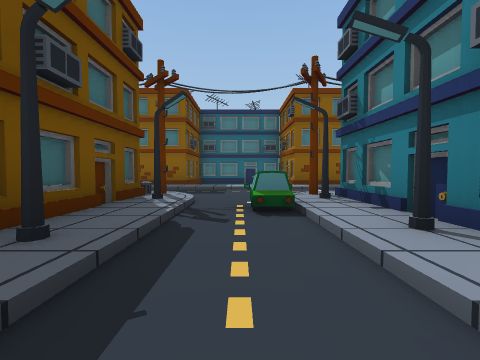
view 1 (above)

17 first-person views from a walk through a Unity game level. The camera is 1.3 m above the floor, tilts 2° down and sees 90° across. The floor is counted in squares, 2.6 m on a side. Each view is taken from the middle of a square. On the plan, view 1 faces up. The plan holds only what a view shows up to about 9 squares ahead; the rest is blank. The place goes on beyond the plan. The player is left out.

view 2
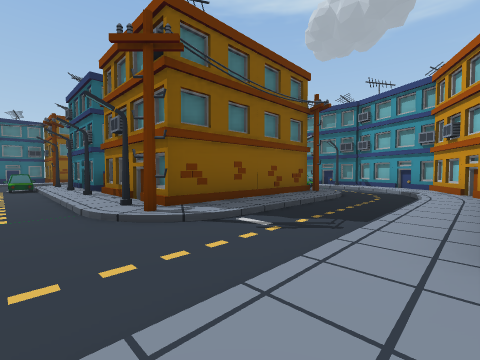

view 3
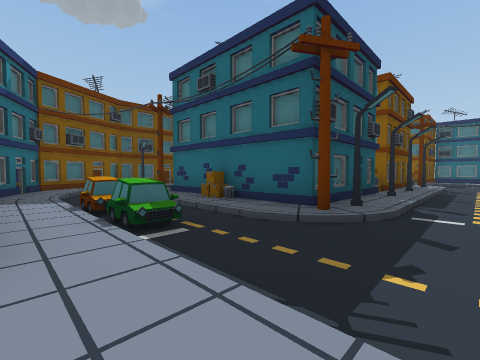

view 4
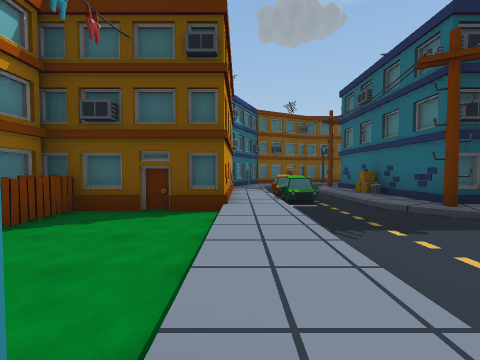

view 5
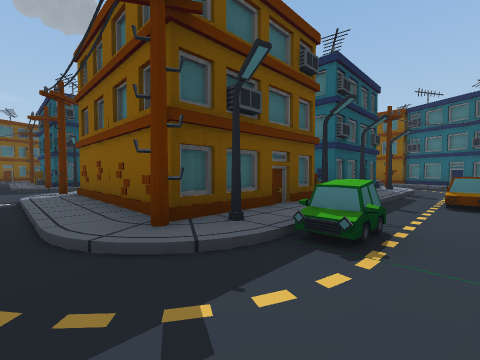

view 6
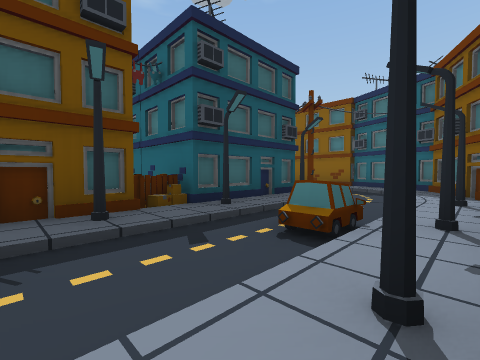

view 7
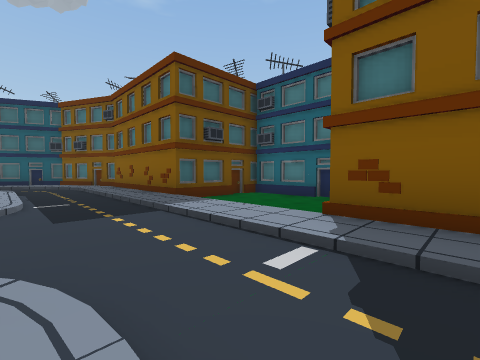

view 8
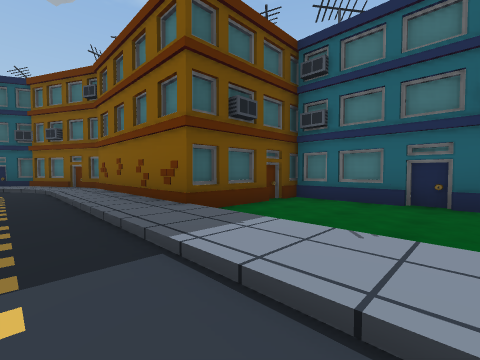

view 9
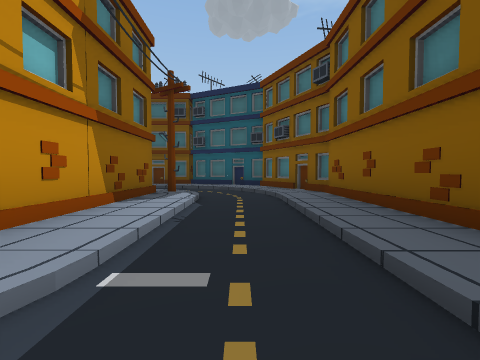

view 10
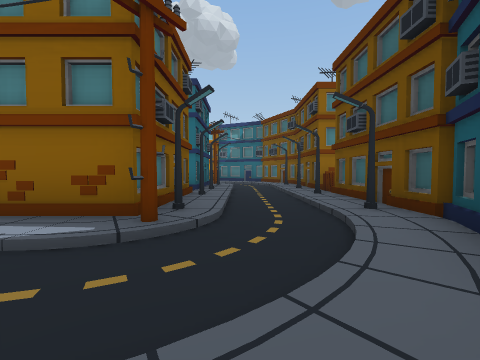

view 11
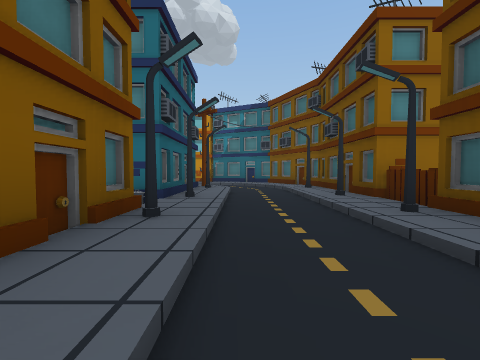

view 12
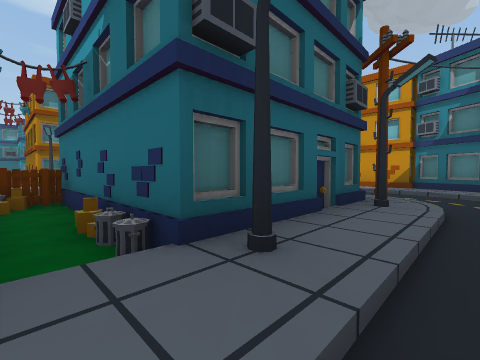

view 13
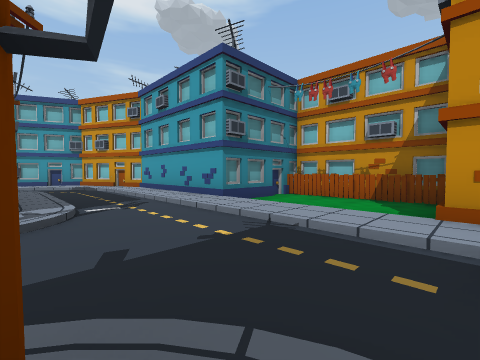

view 14
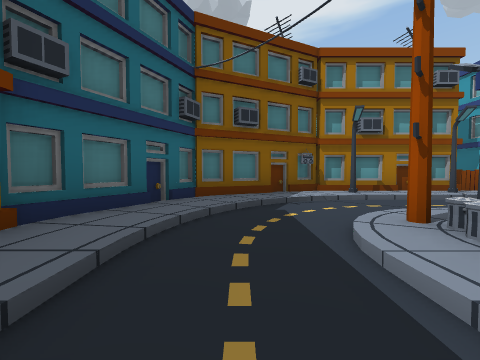

view 15
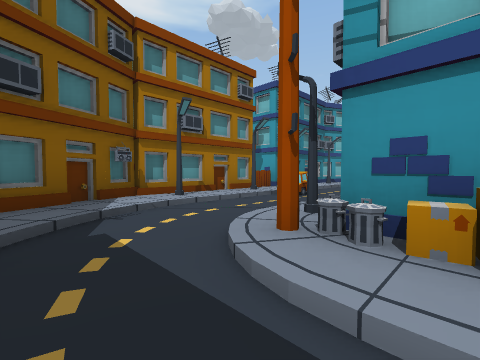

view 16
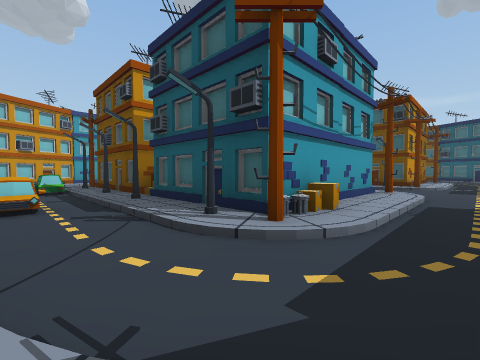

view 17
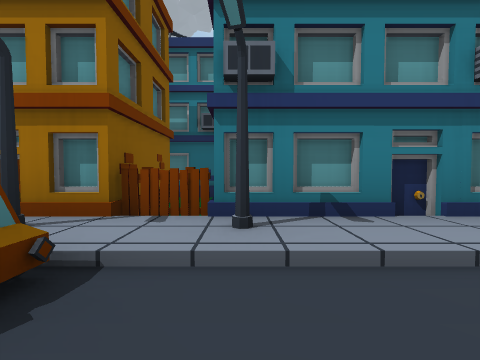

### Floor plan
Key: @ floor where view 1 was taken; # wall or solid block; . main floor; : floor 0.25 m higher than the main floor; / step, stairs or slope; B building; S streetlight; C car; A box; F fence; I bin; O other object.
Columns run from 10 left of view 1 to 10 right of it. Each row starts with its distance up from view 1.
 11         ####
 10         #...B
  9         B...#
  8   ####B#B...#######
  7  ##/:::::::::: ::/##
  6  #:/............./:#
  5 ##/.O:::OO.//::AS./O
  4 #S/.S###BSSO##BAOI/S#
  3 ##..## ##:C:B   #..B#
  2  B..S B #:.S##  #..S#
  1  S../.OOOS.:O##FASCF#
  0 #FB.SIB#BS@SB ##S..S#
 -1  S../  ##:.:#  ##../#
 -2  S..S   #S.S#   SC.S#
 -3  #/.O#AO/O.O////B./##
 -4  #/.............../#
 -5  #///.CC........//##
 -6  ###/////::://///##
 -7    ##   #...B   ##
 -8         #..F#
 -9         BFFB#

Where each view was taken, in squares from view 1:
view 1: 0 up, 0 right, facing up
view 2: 6 down, 0 right, facing up-right
view 3: 6 down, 0 right, facing up-left
view 4: 6 down, 2 right, facing left
view 5: 4 down, 8 right, facing up-left
view 6: 1 down, 9 right, facing up-left
view 7: 5 up, 3 right, facing up-left
view 8: 6 up, 1 right, facing up-left
view 9: 6 up, 1 left, facing left
view 10: 7 up, 7 left, facing down
view 11: 4 up, 7 left, facing down
view 12: 1 up, 7 left, facing down-right
view 13: 3 down, 2 left, facing down-right
view 14: 6 up, 4 right, facing right
view 15: 6 up, 5 right, facing down-right
view 16: 6 up, 8 right, facing down-left
view 17: 0 up, 7 right, facing right
